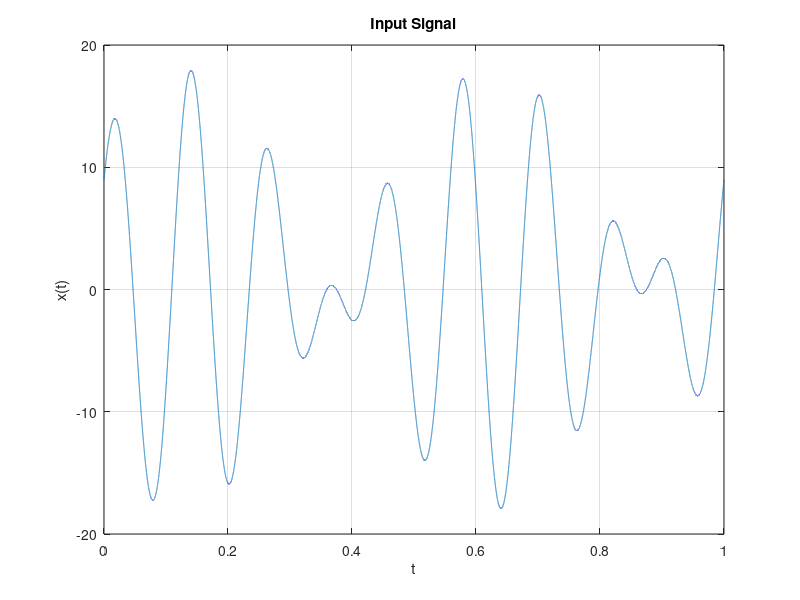
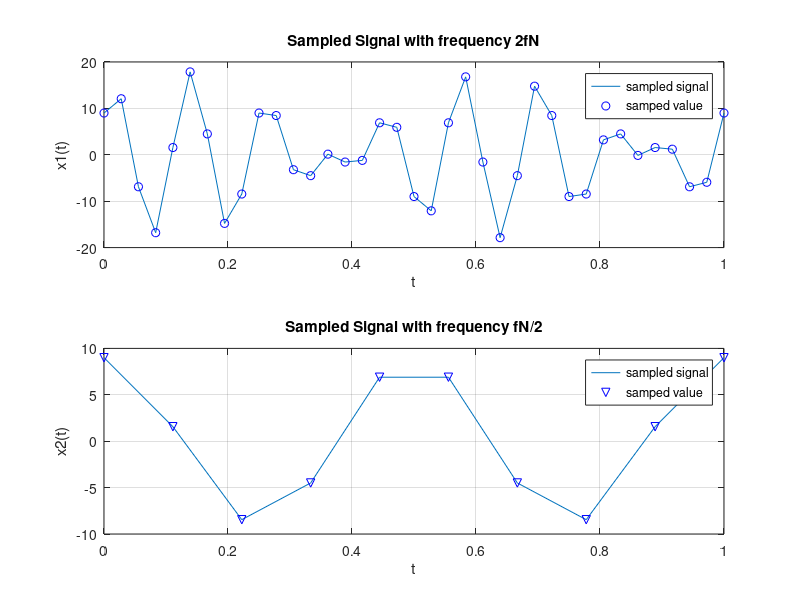

MATLAB code to generate these figures, in order:
clear;
clc;
close all;
addpath('export_fig-master');

%%%%%%%%%%%%%%%%%%%%%%%%%%%%%%%%%%%%%%%%%%%%%%%%
% EIE579 Assignment 1  
% Name:Cheng Jiyun
% Student ID:2205 5121g
%%%%%%%%%%%%%%%%%%%%%%%%%%%%%%%%%%%%%%%%%%%%%%%%v

%% step 1: Initializing the parameters of input signals
student_id = 22103371; % please input your student ID
B = dec2bin(3371,16); % last four digits of your student ID

% define A1,A2,f1,f2
s_id = int2str(student_id);
A1=9; % A1 is the sum of the first four digits of student ID 
A2=9; % A2 is the sum of the last four digits of student ID
f1 = length(find(B=='1')); % f1 is set to be the number of ones
f2 = length(find(B=='0')); %  f2 is set to be the number of zeros


% the input signal is x(t)=3cos(2π*4*t)+18sin(2π*12*t), 0≤t≤1
% plot the input signal image
figure(1)
t=0:0.00001:1;
x=A1*cos(2*pi*f1*t)+A2*sin(2*pi*f2*t);
plot(t,x);
xlabel('t');
ylabel('x(t)');
title('Input Signal');
grid on;
%export_fig('Input Signal.png', '-m2', '-a4', '-transparent')


%% step 2: Sampling
fN=2*max(f1,f2); % Set fN=2max(f1,f2) Hz

%two sampling frequencies: 2fN Hz and fN/2 Hz
fs1=2*fN;
fs2=fN/2;T2=1/fs2;

figure(2)
%For each of the above two sampling rates
%plot all the samples obtained in the time interval 0≤t≤1 in Figure 2
subplot(2,1,1)
T1=1/fs1;
t1=T1*(0:2*fN);
x1=A1*cos(2*pi*f1*t1)+A2*sin(2*pi*f2*t1);
plot(t1,x1);
hold on
scatter(t1,x1,'b','o');
legend('sampled signal','samped value');
hold off
xlabel('t');
ylabel('x1(t)');
title('Sampled Signal with frequency 2fN');
grid on;


subplot(2,1,2)
t2=T2*(0:fN/2);
x2=A1*cos(2*pi*f1*t2)+A2*sin(2*pi*f2*t2);

plot(t2,x2);
hold on
scatter(t2,x2,'b','v');
legend('sampled signal','samped value');
hold off
xlabel('t');
ylabel('x2(t)');
title('Sampled Signal with frequency fN/2');
grid on;
